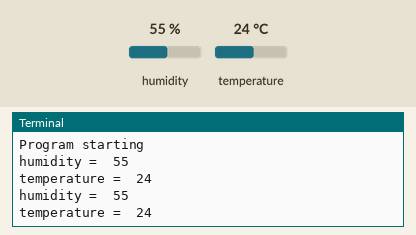
A program run on a simulated Raspberry Pi (BCM pin numbers). Parts: the last lines printed to the terminal. Inputs (shaded band) come from the test bench; at power-on: humidity 55 %, temperature 24 °C.

Above: at 1.2 s.
1.3 s: humidity set to 22 %
At 2.6 s:
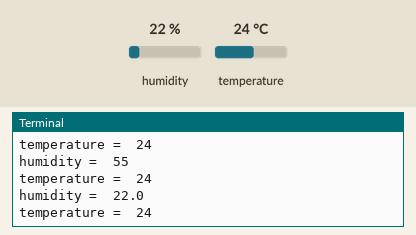
2.8 s: temperature set to 12 °C
At 3.9 s:
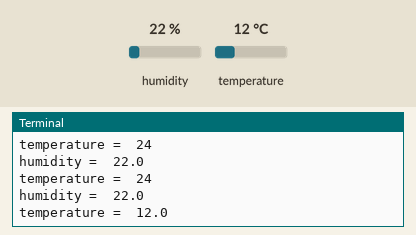
4.3 s: humidity set to 40 %
At 5.9 s:
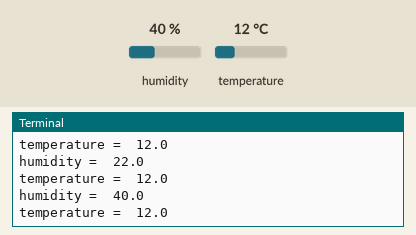
Timing chart, 0 to 7.4 s (numbered marks = the images above; inputs shaded):
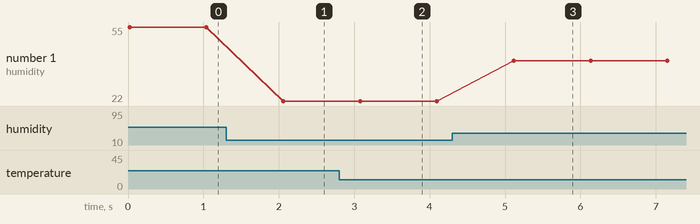

Measured:
- after the input at 1.3 s, the terminal: prints a new line after 0.76 s (image 1)
- after the input at 2.8 s, the terminal: prints a new line after 0.28 s (image 2)
- after the input at 4.3 s, the terminal: prints a new line after 0.81 s (image 3)
- plotted number 1: 55 → 22 after the input at 1.3 s, 22 → 40 after the input at 4.3 s

The program:

1._DHT22_Sensor.py
```python
import pigpio
import DHT22
import time

pi = pigpio.pi()
s = DHT22.sensor(pi, 4)

try:
    print("Program starting")
    while True:
        s.trigger()
        print("humidity = ", s.humidity())
        print("temperature = ", s.temperature())
        time.sleep(1.0)
except:
    print("Program terminating")
    s.cancel()
    pi.stop()
```
